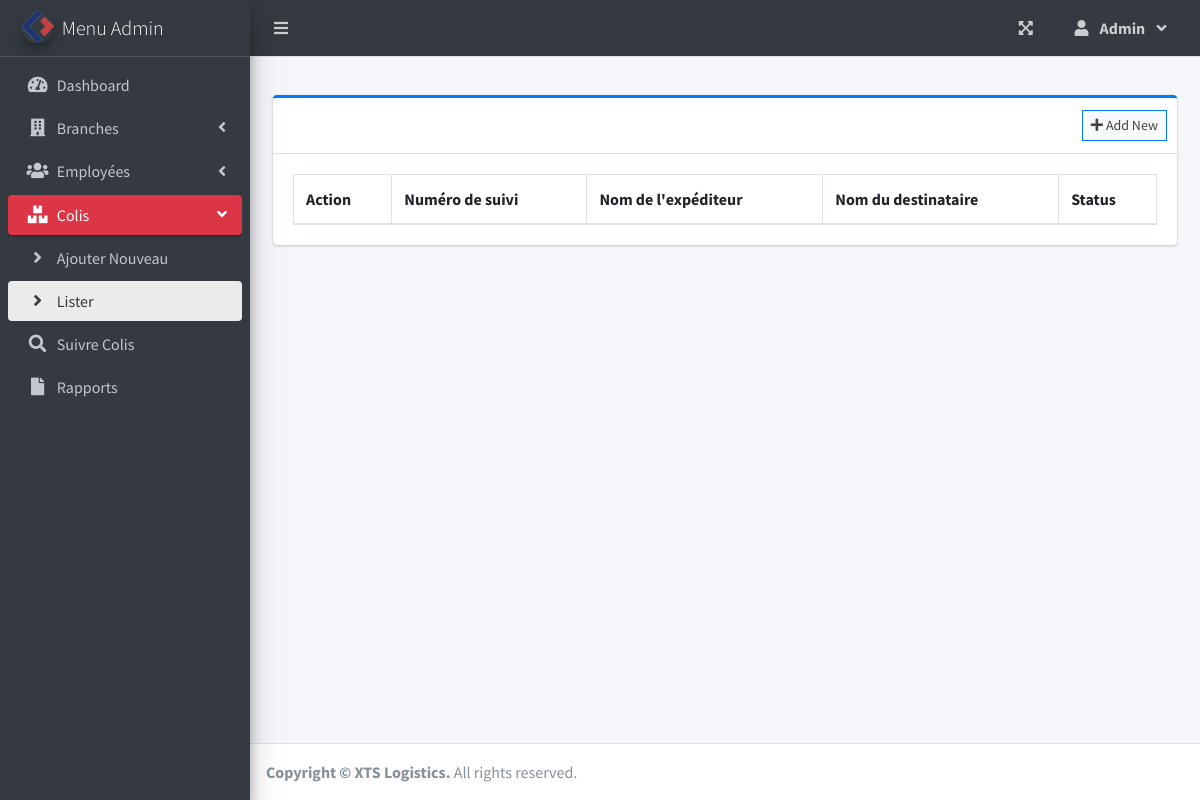
The page /index.php?page=parcel_list (signed in) on the database as committed earlier.
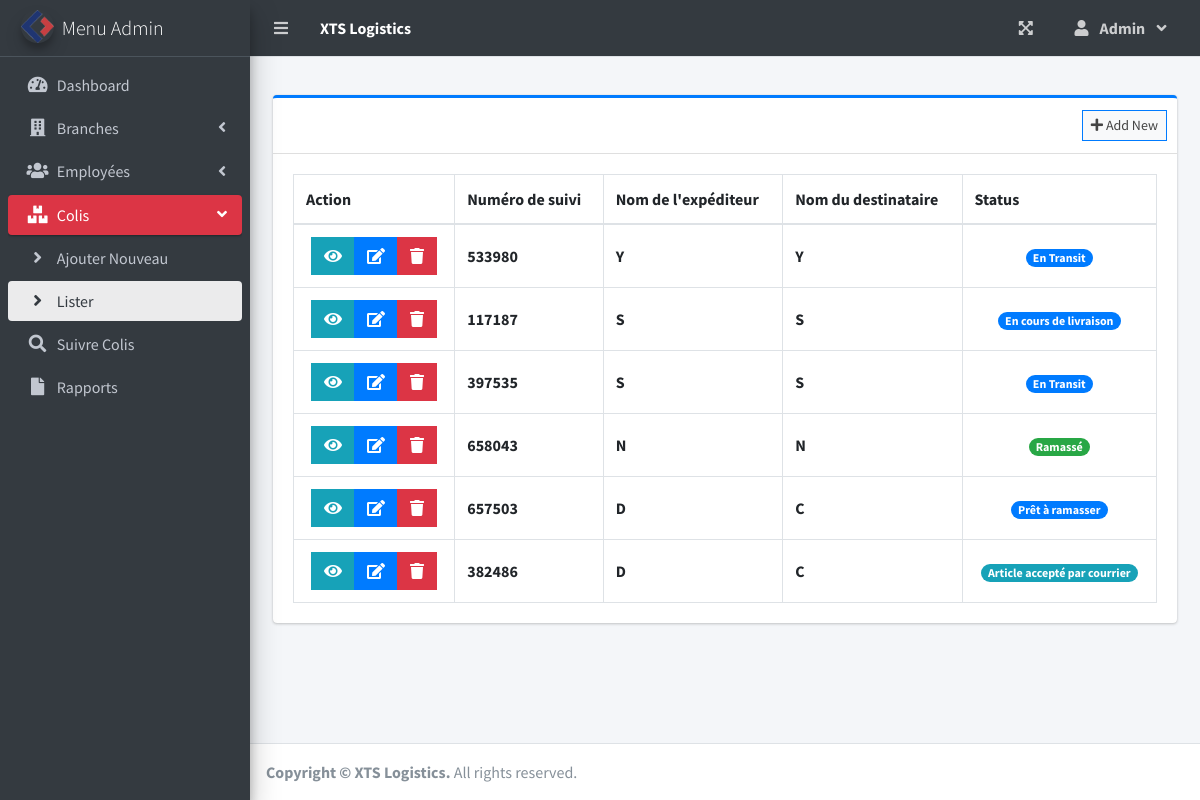
The same page on the database as committed later.
### tables this page shows
CREATE TABLE `parcels` (
  `id` int(30) NOT NULL,
  `br_dec` varchar(100) NOT NULL,
  `expedition_number` varchar(100) NOT NULL,
  `sender_name` text NOT NULL,
  `sender_id` varchar(100) NOT NULL,
  `sender_city` varchar(100) NOT NULL,
  `sender_address` text DEFAULT NULL,
  `sender_contact` text NOT NULL,
  `recipient_name` text NOT NULL,
  `recipient_cin` varchar(100) NOT NULL,
  `recipient_city` text NOT NULL,
  `recipient_address` text NOT NULL,
  `recipient_contact` text NOT NULL,
  `type` int(1) NOT NULL COMMENT '1=Domicile, 2=Agence',
  `type_expedition` int(1) NOT NULL COMMENT '1=Express, 2=Simple',
  `from_branch_id` varchar(30) NOT NULL,
  `to_branch_id` varchar(30) NOT NULL,
  `weight` float NOT NULL,
  `number` int(11) NOT NULL,
  `taxateur` int(11) NOT NULL,
  `code_ramasseur` varchar(20) NOT NULL,
  `type_retour_de_fond` int(1) NOT NULL COMMENT '1=C/Espèce, 2=C/Chèque, 3=C/Traité',
  `price_retour_de_fond` float NOT NULL,
  `price_retour_bl` float NOT NULL,
  `transport` float NOT NULL,
  `manutention` float NOT NULL,
  `declared_value` float NOT NULL,
  `ramassage` float NOT NULL,
  `delivery` float NOT NULL,
  `avis` float NOT NULL,
  `enregistrement` float NOT NULL,
  `autre_frais` float NOT NULL,
  `price` float NOT NULL,
  `paid_price` float NOT NULL,
  `status` int(2) NOT NULL DEFAULT 0,
  `date_created` datetime NOT NULL DEFAULT current_timestamp()
);

### parcel_list.php (the view, shortened to what this page needs)
<?php include'db_connect.php' ?>
<div class="col-lg-12">
	<div class="card card-outline card-primary">
		<div class="card-header">
			<div class="card-tools">
				<a class="btn btn-block btn-sm btn-default btn-flat border-primary " href="./index.php?page=new_parcel"><i class="fa fa-plus"></i> Add New</a>
			</div>
		</div>
		<div class="card-body">
			<table class="table table-hover table-bordered" id="list">
				<thead>
					<tr>
                        <th>Action</th>
						<th>Numéro de suivi</th>
						<th>Nom de l'expéditeur</th>
						<th>Nom du destinataire</th>
						<th>Status</th>
					</tr>
				</thead>
				<tbody>
					<?php
					$where = "";
					$qry = $conn->query("SELECT * from parcels $where order by  unix_timestamp(date_created) desc ");
					while($row= $qry->fetch_assoc()):
					?>
					<tr>
                        <td class="text-center">
                            <div class="btn-group">
                                <button type="button" class="btn btn-info btn-flat view_parcel" data-id="<?php echo $row['id'] ?>">
                                    <i class="fas fa-eye"></i>
                                </button>
                                <a href="index.php?page=edit_parcel&id=<?php echo $row['id'] ?>" class="btn btn-primary btn-flat ">
                                    <i class="fas fa-edit"></i>
                                </a>
                                <button type="button" class="btn btn-danger btn-flat delete_parcel" data-id="<?php echo $row['id'] ?>">
                                    <i class="fas fa-trash"></i>
                                </button>
                            </div>
                        </td>
						<td><b><?php echo ($row['br_dec']) ?></b></td>
						<td><b><?php echo ucwords($row['sender_name']) ?></b></td>
						<td><b><?php echo ucwords($row['recipient_name']) ?></b></td>
						<td class="text-center">
							<?php
							switch ($row['status']) {
                                case '3':
                                    echo "<span class='badge badge-pill badge-primary'> En Transit</span>";
                                    break;
                                case '5':
                                    echo "<span class='badge badge-pill badge-primary'> En cours de livraison</span>";
                                    break;
                                case '6':
                                    echo "<span class='badge badge-pill badge-primary'> Prêt à ramasser</span>";
                                    break;
                                case '8':
                                    echo "<span class='badge badge-pill badge-success'> Ramassé</span>";
                                    break;
                                default:
                                    echo "<span class='badge badge-pill badge-info'> Article accepté par courrier</span>";
									break;
							}
							?>
						</td>
					</tr>
				<?php endwhile; ?>
				</tbody>
			</table>
		</div>
	</div>
</div>

### index.php (shortened to what this page needs)
<!DOCTYPE html>
<html lang="en">
<?php
include 'header.php'
?>
<body class="hold-transition sidebar-mini layout-fixed layout-navbar-fixed layout-footer-fixed">
<div class="wrapper">
    <?php include 'topbar.php' ?>
    <?php include 'sidebar.php' ?>
    <div class="content-wrapper">
        <div class="content-header">
        </div>
        <section class="content">
            <div class="container-fluid">
                <?php
                $page = isset($_GET['page']) ? $_GET['page'] : 'home';
                if (!file_exists($page . ".php")) {
                    include '404.html';
                } else {
                    include $page . '.php';
                }
                ?>
            </div>
        </section>
    </div>
    <footer class="main-footer">
        <strong>Copyright &copy; <a>XTS Logistics</a>.</strong>
        All rights reserved.
    </footer>
</div>
</body>
</html>

### header.php (shortened to what this page needs)
<head>
  <link rel="stylesheet" href="assets/plugins/fontawesome-free/css/all.min.css">
  <link rel="stylesheet" href="assets/plugins/overlayScrollbars/css/OverlayScrollbars.min.css">
  <link rel="stylesheet" href="assets/plugins/datatables-bs4/css/dataTables.bootstrap4.min.css">
  <link rel="stylesheet" href="assets/plugins/datatables-responsive/css/responsive.bootstrap4.min.css">
  <link rel="stylesheet" href="assets/plugins/datatables-buttons/css/buttons.bootstrap4.min.css">
  <link rel="stylesheet" href="assets/plugins/select2/css/select2.min.css">
  <link rel="stylesheet" href="assets/plugins/select2-bootstrap4-theme/select2-bootstrap4.min.css">
  <link rel="stylesheet" href="assets/plugins/sweetalert2-theme-bootstrap-4/bootstrap-4.min.css">
  <link rel="stylesheet" href="assets/plugins/toastr/toastr.min.css">
  <link rel="stylesheet" href="assets/plugins/dropzone/min/dropzone.min.css">
  <link rel="stylesheet" href="assets/dist/css/jquery.datetimepicker.min.css">
  <link rel="stylesheet" href="assets/plugins/icheck-bootstrap/icheck-bootstrap.min.css">
  <link rel="stylesheet" href="assets/plugins/bootstrap4-toggle/css/bootstrap4-toggle.min.css">
  <link rel="stylesheet" href="assets/dist/css/adminlte.min.css">
  <link rel="stylesheet" href="assets/dist/css/styles.css">
  <link rel="stylesheet" href="assets/plugins/summernote/summernote-bs4.min.css">
</head>

### topbar.php (shortened to what this page needs)
<nav class="main-header navbar navbar-expand navbar-dark">
  <ul class="navbar-nav">
    <?php if(isset($_SESSION['login_id'])): ?>
    <li class="nav-item">
      <a class="nav-link" data-widget="pushmenu" href="" role="button"><i class="fas fa-bars"></i></a>
    </li>
  <?php endif; ?>
    <li>
      <a class="nav-link text-white"  href="./" role="button">
          <large><b><?php echo $_SESSION['system']['name'] ?></b></large></a>
    </li>
  </ul>
  <ul class="navbar-nav ml-auto">
    <li class="nav-item">
      <a class="nav-link" data-widget="fullscreen" href="#" role="button">
        <i class="fas fa-expand-arrows-alt"></i>
      </a>
    </li>
   <li class="nav-item dropdown">
          <a class="nav-link"  data-toggle="dropdown" aria-expanded="true" href="javascript:void(0)">
            <span>
              <div class="d-felx badge-pill">
                <span class="fa fa-user mr-2"></span>
                <span><b><?php echo ucwords($_SESSION['login_firstname']) ?></b></span>
                <span class="fa fa-angle-down ml-2"></span>
              </div>
            </span>
          </a>
    </li>
  </ul>
</nav>

### sidebar.php (shortened to what this page needs)
<aside class="main-sidebar sidebar-dark-danger elevation-4">
    <div class="dropdown">
        <a href="./" class="brand-link">
            <?php if ($_SESSION['login_type'] == 1): ?>
                <a href="index.php" class="brand-link">
                    <img src="assets/dist/img/pic1.png" alt="XTS Logo" class="brand-image img-circle elevation-3"
                         style="opacity: .8">
                    <span class="brand-text font-weight-light">Menu Admin</span>
                </a>
            <?php endif; ?>
        </a>
    </div>
    <div class="sidebar pb-4 mb-4">
        <nav class="mt-2">
            <ul class="nav nav-pills nav-sidebar flex-column nav-collapse-hide-child" data-widget="treeview" role="menu"
                data-accordion="false">
                <li class="nav-item dropdown">
                    <a href="./" class="nav-link nav-home">
                        <i class="nav-icon fas fa-tachometer-alt"></i>
                        <p>
                            Dashboard
                        </p>
                    </a>
                </li>
                <?php if ($_SESSION['login_type'] == 1): ?>
                    <li class="nav-item">
                        <a href="#" class="nav-link nav-edit_branch">
                            <i class="nav-icon fas fa-building"></i>
                            <p>
                                Branches
                                <i class="right fas fa-angle-left"></i>
                            </p>
                        </a>
                    </li>
                    <li class="nav-item">
                        <a href="#" class="nav-link nav-edit_staff">
                            <i class="nav-icon fas fa-users"></i>
                            <p>
                                Employées
                                <i class="right fas fa-angle-left"></i>
                            </p>
                        </a>
                    </li>
                <?php endif; ?>
                <li class="nav-item">
                    <a href="#" class="nav-link nav-edit_parcel">
                        <i class="nav-icon fas fa-boxes"></i>
                        <p>
                            Colis
                            <i class="right fas fa-angle-left"></i>
                        </p>
                    </a>
                    <ul class="nav nav-treeview">
                        <li class="nav-item">
                            <a href="./index.php?page=new_parcel" class="nav-link nav-new_parcel tree-item">
                                <i class="fas fa-angle-right nav-icon"></i>
                                <p>Ajouter Nouveau</p>
                            </a>
                        </li>
                        <li class="nav-item">
                            <a href="./index.php?page=parcel_list" class="nav-link nav-parcel_list nav-sall tree-item">
                                <i class="fas fa-angle-right nav-icon"></i>
                                <p>Lister</p>
                            </a>
                        </li>
                    </ul>
                </li>
                <li class="nav-item dropdown">
                    <a href="./index.php?page=track" class="nav-link nav-track">
                        <i class="nav-icon fas fa-search"></i>
                        <p>
                            Suivre Colis
                        </p>
                    </a>
                </li>
                <?php if ($_SESSION['login_type'] == 1): ?>
                <li class="nav-item dropdown">
                    <a href="./index.php?page=reports" class="nav-link nav-reports">
                        <i class="nav-icon fas fa-file"></i>
                        <p>
                            Rapports
                        </p>
                    </a>
                </li>
                <?php endif; ?>
            </ul>
        </nav>
    </div>
</aside>

### parcel_list.php (style rules this page uses)
table td { vertical-align: middle !important; }

Rows that differ between the two databases and show on the page:
added parcels: br_dec "533980", sender_name "Y", recipient_name "Y", status "En Transit"
added parcels: br_dec "117187", sender_name "S", recipient_name "S", status "En cours de livraison"
added parcels: br_dec "397535", sender_name "S", recipient_name "S", status "En Transit"
added parcels: br_dec "658043", sender_name "N", recipient_name "N", status "Ramassé"
added parcels: br_dec "657503", sender_name "D", recipient_name "C", status "Prêt à ramasser"
added parcels: br_dec "382486", sender_name "D", recipient_name "C", status "Article accepté par courrier"
Other text that changed with them:
$_SESSION['system']['name']: (not shown) → "XTS Logistics"
